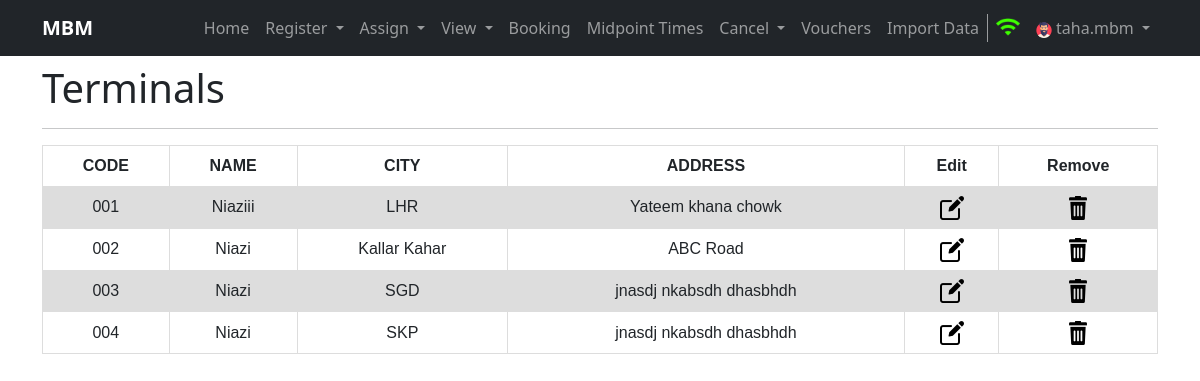
Page /viewterminals (signed in) on the committed database.
### home/models.py (models this page shows, shortened)
class Terminal(models.Model):
    tcode = models.CharField(max_length=3, unique=True)
    name = models.CharField(max_length=100)
    city = models.CharField(max_length=100)
    address = models.CharField(max_length=150)
    created = models.DateTimeField(auto_now_add=True, editable=False, null=False, blank=False)
    last_modified = models.DateTimeField(auto_now_add=True, editable=False, null=False, blank=False)
    class Meta:
        verbose_name_plural = 'Terminal'

### home/views.py (the view, shortened to what this page needs)
# urls.py: path('viewterminals', views.viewterminals, name='viewterminals'),
def viewterminals(request, t_id = None):
    if request.user.is_anonymous:
        return redirect('/login')
    terminals = None
    try:
        terminals = Terminal.objects.all().exclude(tcode='000')
    except Exception as e:
        messages.warning(request, e)
    return render(request, 'terminals.html', {'terminals': terminals})

### templates/terminals.html (shortened to what this page needs)
{% extends 'base.html' %}
{% block username %}{{ request.user.username }}{% endblock username %}
{%block body%}
{% load static %}
<div class="container my-2">
  <h1>Terminals</h1>
  <hr>
</div>
<div class="container">
    <table class="schedule Users">
        <tr>
          <th>CODE</th>
          <th>NAME</th>
          <th>CITY</th>
          <th>ADDRESS</th>
          <th>Edit</th>
          <th>Remove</th>
        </tr>
        {% for terminal in terminals %}
        <tr class="tr">
          <td>{{terminal.tcode}}</td>
          <td>{{terminal.name}}</td>
          <td>{{terminal.city}}</td>
          <td>{{terminal.address}}</td>
          <td><a href="{% url 'modifyterminal' t_id=terminal.id %}"><img src="{% static 'images/edit.png' %}"></a></td>
          <td><a href="{% url 'viewterminals' t_id=terminal.id %}"><img src="{% static 'images/remove.png' %}"></a></td>
        </tr>
        {% endfor %}
      </table>
</div>
{%endblock body%}

### static/css/style.css (style rules this page uses)
.schedule, .seats { font-family: arial, sans-serif; border-collapse: collapse; width: 100%; }
.schedule td, .bookings td, th { border: 1px solid #dddddd; text-align: center; padding: 8px; }
.schedule .tr:nth-child(even) { background-color: #dddddd; }
img { max-width: inherit; width: inherit; }

### rows in the picture
Terminal: tcode "001", name "Niaziii", city "LHR", address "Yateem khana chowk"
Terminal: tcode "002", name "Niazi", city "Kallar Kahar", address "ABC Road"
Terminal: tcode "003", name "Niazi", city "SGD", address "jnasdj nkabsdh dhasbhdh"
Terminal: tcode "004", name "Niazi", city "SKP", address "jnasdj nkabsdh dhasbhdh"

### other values in the picture
{{ request.user.username }} "taha.mbm"
